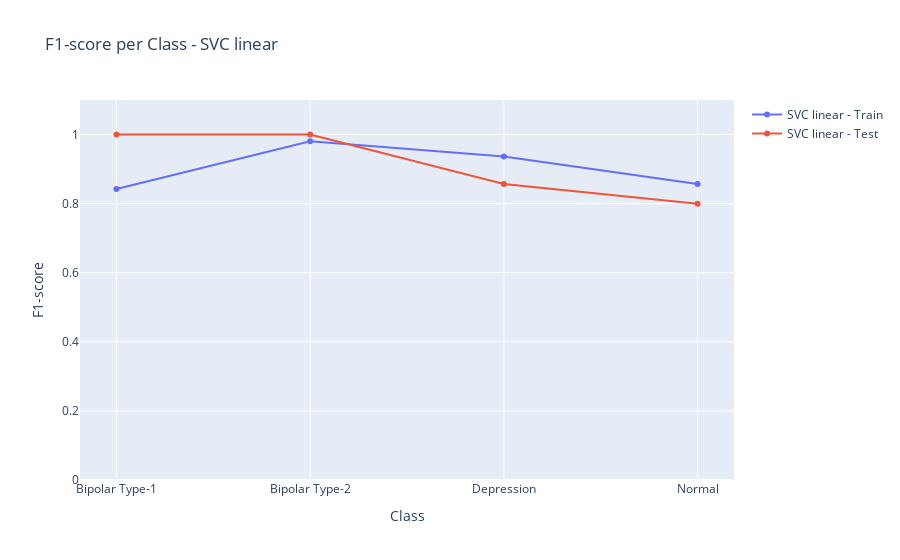

Notebook code for this chart:
### Markdown cell above
<small> 📓 Graph in: outputs/F1-score per Class - Logistic Regression.png</small>

### Code cell
plot_f1_scores("SVC linear", clf_svc_final)

### Figure 1 — Plotly figure (JSON) as saved in the notebook; plotly's stock layout.template omitted (floating-point values rounded to 4 significant figures)
{"data": [{"mode": "lines+markers", "name": "SVC linear - Train", "type": "scatter", "x": ["Bipolar Type-1", "Bipolar Type-2", "Depression", "Normal"], "y": [0.8421, 0.9804, 0.9362, 0.8571]}, {"mode": "lines+markers", "name": "SVC linear - Test", "type": "scatter", "x": ["Bipolar Type-1", "Bipolar Type-2", "Depression", "Normal"], "y": [1.0, 1.0, 0.8571, 0.8]}], "layout": {"hovermode": "closest", "title": {"text": "F1-score per Class - SVC linear"}, "xaxis": {"title": {"text": "Class"}}, "yaxis": {"range": [0, 1.1], "title": {"text": "F1-score"}}}}
